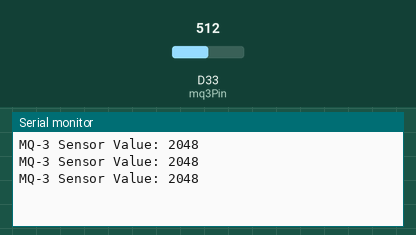
Bench run of a sketch on a simulated Arduino Due. Shown: the last lines printed to the serial monitor. The inputs (shaded band) are chosen by the test bench; at power-on: D33 (mq3Pin) = 512 (analog values on the 0–1023 scale).

Above: at 1.3 s.
1.4 s: D33 (mq3Pin) set to 716
At 1.9 s:
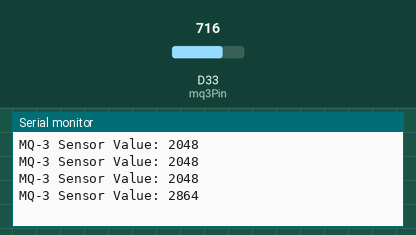
2.9 s: D33 (mq3Pin) set to 900
At 3.4 s:
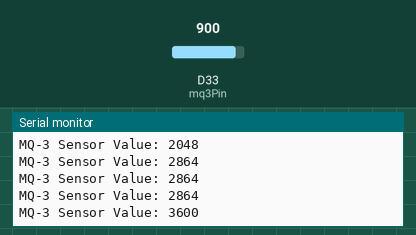
Timing chart, 0 to 5.9 s (numbered marks = the images above; inputs shaded):
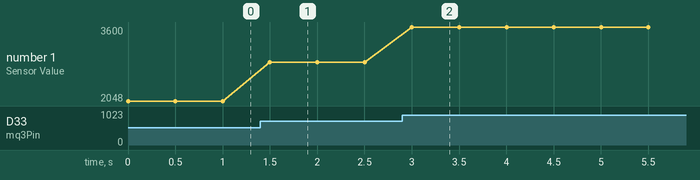

Measured:
- after the input at 1.4 s, the serial monitor: prints a new line after 0.10 s (image 1)
- after the input at 2.9 s, the serial monitor: prints a new line after 0.10 s (image 2)
- plotted number 1: 2048 → 2864 after the input at 1.4 s, 2864 → 3600 after the input at 2.9 s

The sketch:

MQ3_analog.ino
```cpp
#include <Arduino.h>

// Define the analog pin connected to the MQ-3 sensor
const int mq3Pin = 33; // Example pin, adjust according to your actual connection

void setup() {
  // Initialize serial communication
  Serial.begin(9600);

  // Wait for serial monitor to open
  while (!Serial) {
    ; // Wait for serial port to connect. Needed for native USB port only
  }

  // Configure the ADC resolution to 12 bits (0-4095)
  analogReadResolution(12);
}

void loop() {
  // Read the analog value from the MQ-3 sensor
  int sensorValue = analogRead(mq3Pin);

  // Check for errors reading from the sensor
  if (sensorValue == -1) {
    Serial.println("Error reading from sensor!");
  } else {
    // Print the sensor value to the serial monitor
    Serial.print("MQ-3 Sensor Value: ");
    Serial.println(sensorValue);
  }

  // Wait for a short delay before taking the next reading
  delay(500);
}
```
